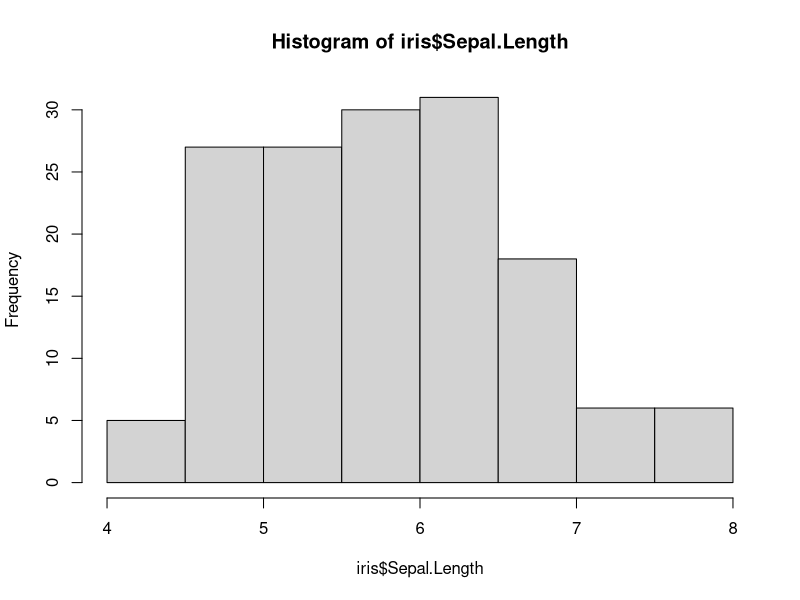
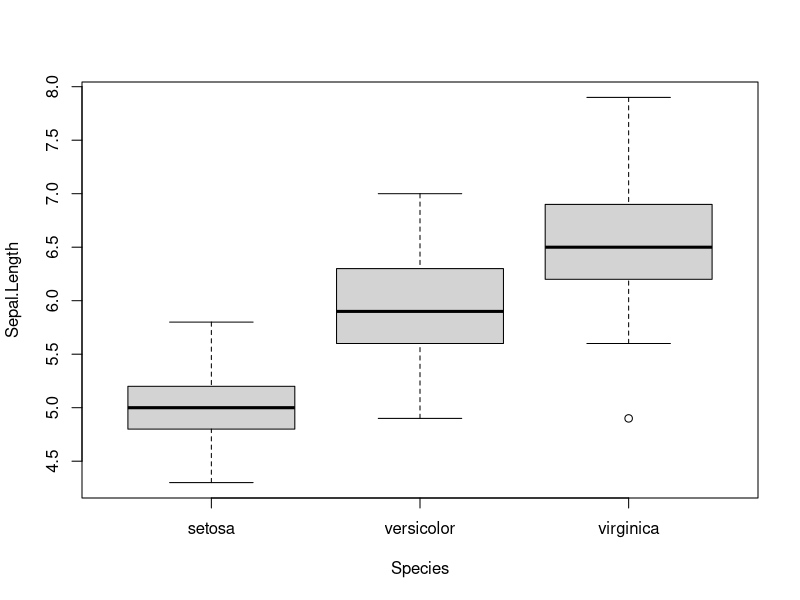
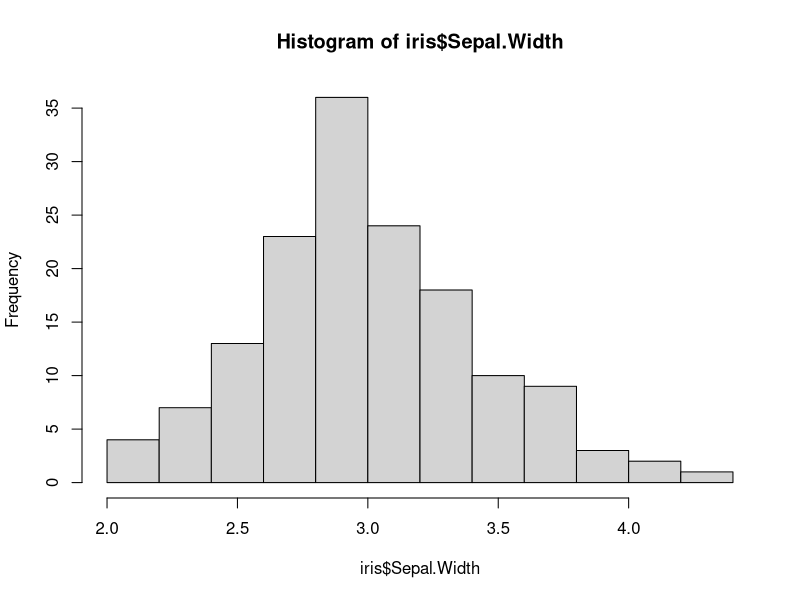
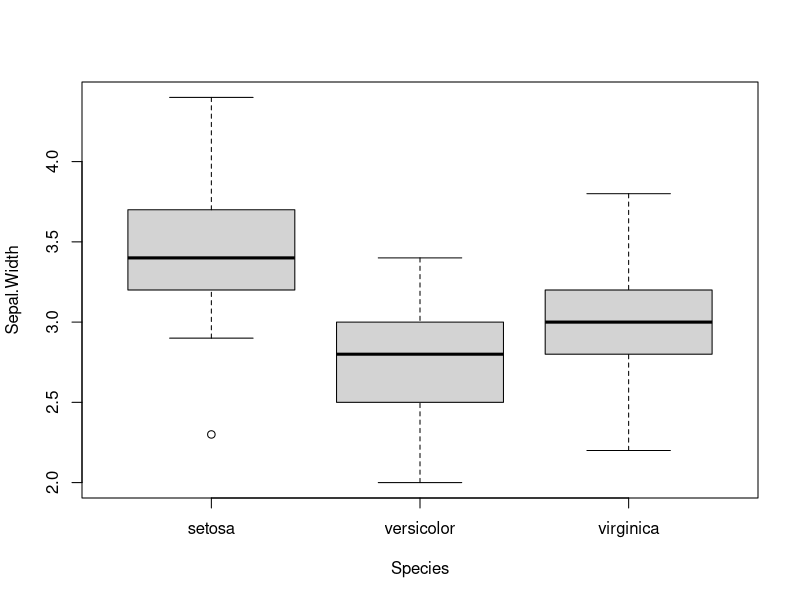
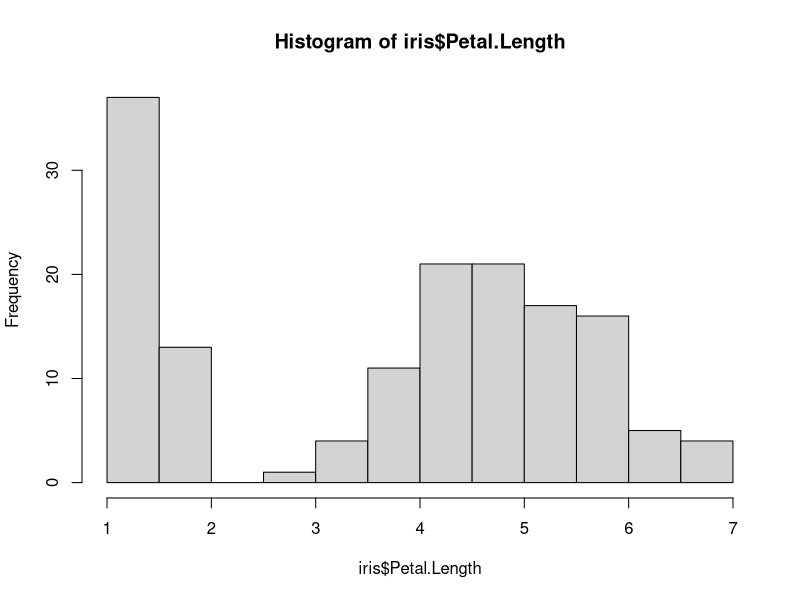
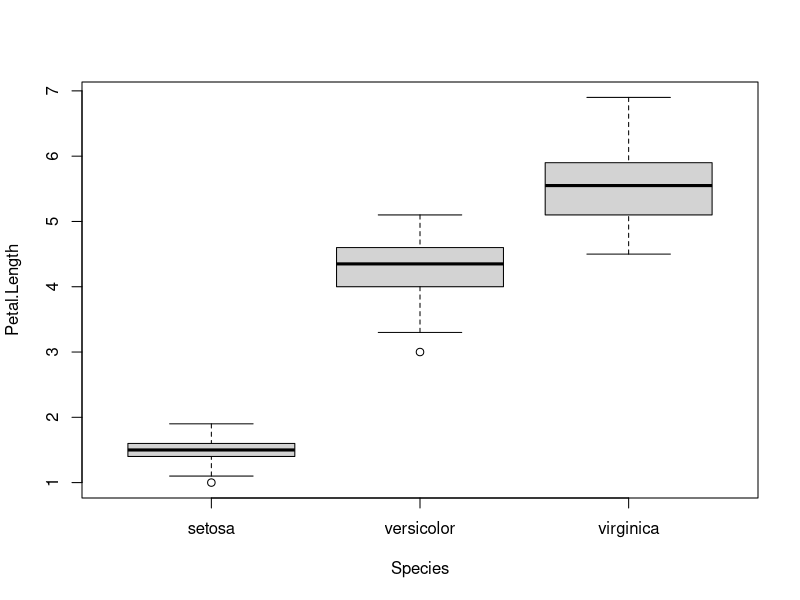
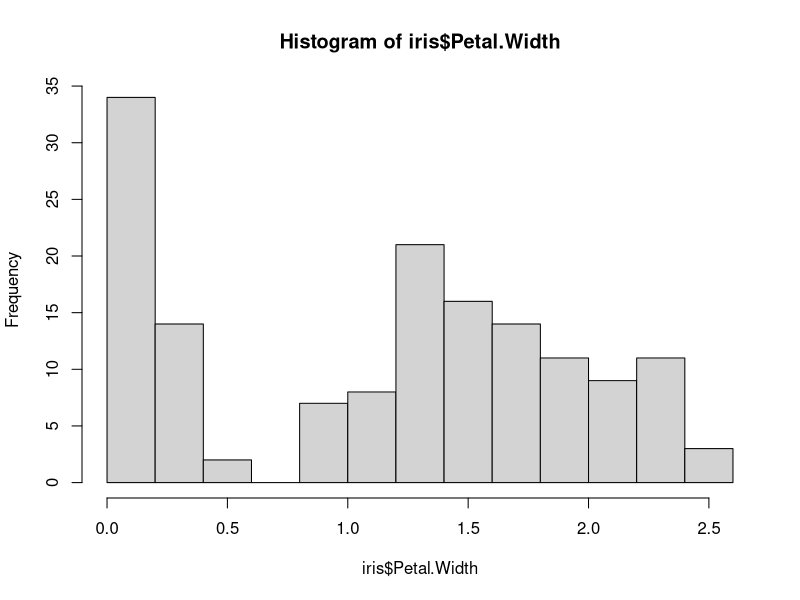
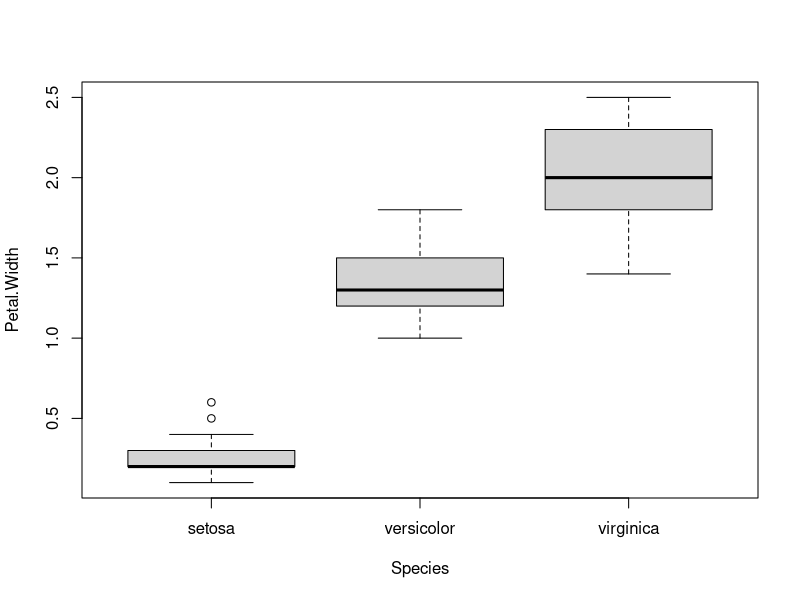

These charts were generated, in order, by the following R code:
library(caret)

# Load the iris dataset
data("iris")

# Determine the size of the dataset
dim(iris)

# Determine the types
sapply(iris, class)

# Determine the nominal classes in the dataset
levels(iris$Species)

# Determine the input space and the output space
x = iris[, 1:4]
y = iris[, 5]

# Analyze Sepal.Length
mean(iris$Sepal.Length)
sd(iris$Sepal.Length)
var(iris$Sepal.Length)
min(iris$Sepal.Length)
max(iris$Sepal.Length)
median(iris$Sepal.Length)
range(iris$Sepal.Length)
quantile(iris$Sepal.Length)
hist(iris$Sepal.Length)
boxplot(Sepal.Length ~ Species, data = iris)

# Analyze Sepal.Width
mean(iris$Sepal.Width)
sd(iris$Sepal.Width)
var(iris$Sepal.Width)
min(iris$Sepal.Width)
max(iris$Sepal.Width)
median(iris$Sepal.Width)
range(iris$Sepal.Width)
quantile(iris$Sepal.Width)
hist(iris$Sepal.Width)
boxplot(Sepal.Width ~ Species, data = iris)

# Analyze Petal.Length
mean(iris$Petal.Length)
sd(iris$Petal.Length)
var(iris$Petal.Length)
min(iris$Petal.Length)
max(iris$Petal.Length)
median(iris$Petal.Length)
range(iris$Petal.Length)
quantile(iris$Petal.Length)
hist(iris$Petal.Length)
boxplot(Petal.Length ~ Species, data = iris)

# Analyze Petal.Width
mean(iris$Petal.Width)
sd(iris$Petal.Width)
var(iris$Petal.Width)
min(iris$Petal.Width)
max(iris$Petal.Width)
median(iris$Petal.Width)
range(iris$Petal.Width)
quantile(iris$Petal.Width)
hist(iris$Petal.Width)
boxplot(Petal.Width ~ Species, data = iris)

# Analyze the distribution of the Species (target variable)
table.iris = table(iris$Species)
pie(table.iris)
barplot(table.iris)
plot(x=iris$Petal.Length, y=iris$Petal.Width, col=iris$Species)
plot(x=iris$Sepal.Length, y=iris$Sepal.Width, col=iris$Species)
plot(y, col=c(4,6,3))

# Univariate analysis: box plot
par(mfrow=c(1, 4))
for(i in 1:4) {
  boxplot(x[,i], main=names(iris)[i])
}

# Univariate analysis: feature plot
featurePlot(x, y, plot="density", scales=list(x=list(relation="free"), y=list(relation="free")), auto.key=list(columns=3))
